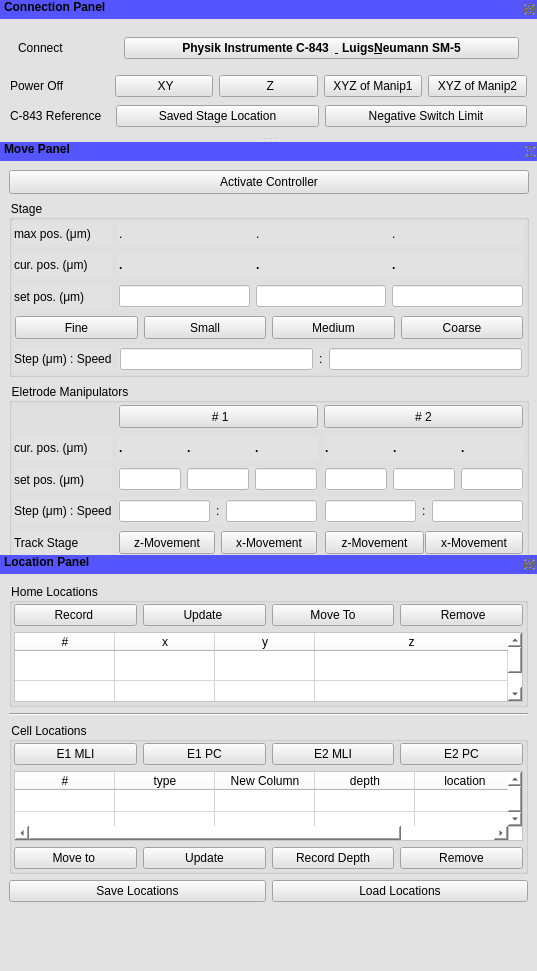
<?xml version="1.0" encoding="UTF-8"?>
<ui version="4.0">
 <class>MainWindow</class>
 <widget class="QMainWindow" name="MainWindow">
  <property name="enabled">
   <bool>true</bool>
  </property>
  <property name="geometry">
   <rect>
    <x>0</x>
    <y>0</y>
    <width>537</width>
    <height>971</height>
   </rect>
  </property>
  <property name="minimumSize">
   <size>
    <width>500</width>
    <height>700</height>
   </size>
  </property>
  <property name="maximumSize">
   <size>
    <width>16777215</width>
    <height>16777215</height>
   </size>
  </property>
  <property name="windowTitle">
   <string>MainWindow</string>
  </property>
  <property name="styleSheet">
   <string notr="true">background-color: rgb(226, 226, 226);</string>
  </property>
  <widget class="QWidget" name="centralwidget">
   <layout class="QGridLayout" name="gridLayout_3">
    <property name="spacing">
     <number>9</number>
    </property>
   </layout>
  </widget>
  <widget class="QDockWidget" name="dockWidget">
   <property name="minimumSize">
    <size>
     <width>395</width>
     <height>127</height>
    </size>
   </property>
   <property name="font">
    <font>
     <weight>75</weight>
     <bold>true</bold>
    </font>
   </property>
   <property name="styleSheet">
    <string notr="true">QDockWidget::title{background:rgb(85, 85, 255);}</string>
   </property>
   <property name="floating">
    <bool>false</bool>
   </property>
   <property name="features">
    <set>QDockWidget::DockWidgetFloatable|QDockWidget::DockWidgetMovable</set>
   </property>
   <property name="windowTitle">
    <string>Connection Panel</string>
   </property>
   <attribute name="dockWidgetArea">
    <number>4</number>
   </attribute>
   <widget class="QWidget" name="dockWidgetContents">
    <layout class="QGridLayout" name="gridLayout_6">
     <item row="5" column="0" colspan="2">
      <widget class="QWidget" name="horizontalWidget" native="true">
       <property name="minimumSize">
        <size>
         <width>0</width>
         <height>0</height>
        </size>
       </property>
       <layout class="QHBoxLayout" name="horizontalLayout_16">
        <property name="margin">
         <number>1</number>
        </property>
        <item>
         <widget class="QLabel" name="label_7">
          <property name="maximumSize">
           <size>
            <width>100</width>
            <height>16777215</height>
           </size>
          </property>
          <property name="text">
           <string>C-843 Reference </string>
          </property>
         </widget>
        </item>
        <item>
         <widget class="QPushButton" name="refLocationBtn">
          <property name="maximumSize">
           <size>
            <width>16777215</width>
            <height>24</height>
           </size>
          </property>
          <property name="text">
           <string>Saved Stage Location</string>
          </property>
         </widget>
        </item>
        <item>
         <widget class="QPushButton" name="refNegativeBtn">
          <property name="maximumSize">
           <size>
            <width>16777215</width>
            <height>24</height>
           </size>
          </property>
          <property name="text">
           <string>Negative Switch Limit</string>
          </property>
         </widget>
        </item>
       </layout>
      </widget>
     </item>
     <item row="3" column="0" colspan="2">
      <widget class="QWidget" name="horizontalWidget" native="true">
       <property name="minimumSize">
        <size>
         <width>0</width>
         <height>0</height>
        </size>
       </property>
       <layout class="QHBoxLayout" name="horizontalLayout_2">
        <property name="margin">
         <number>1</number>
        </property>
        <item>
         <widget class="QLabel" name="label_2">
          <property name="text">
           <string>Power Off</string>
          </property>
         </widget>
        </item>
        <item>
         <widget class="QPushButton" name="C843XYPowerBtn">
          <property name="maximumSize">
           <size>
            <width>16777215</width>
            <height>24</height>
           </size>
          </property>
          <property name="text">
           <string> XY</string>
          </property>
          <property name="checkable">
           <bool>true</bool>
          </property>
          <property name="checked">
           <bool>false</bool>
          </property>
         </widget>
        </item>
        <item>
         <widget class="QPushButton" name="C843ZPowerBtn">
          <property name="maximumSize">
           <size>
            <width>16777215</width>
            <height>24</height>
           </size>
          </property>
          <property name="text">
           <string> Z</string>
          </property>
          <property name="checkable">
           <bool>true</bool>
          </property>
         </widget>
        </item>
        <item>
         <widget class="QPushButton" name="SM5Dev1PowerBtn">
          <property name="maximumSize">
           <size>
            <width>16777215</width>
            <height>24</height>
           </size>
          </property>
          <property name="text">
           <string>XYZ of Manip1</string>
          </property>
          <property name="checkable">
           <bool>true</bool>
          </property>
         </widget>
        </item>
        <item>
         <widget class="QPushButton" name="SM5Dev2PowerBtn">
          <property name="maximumSize">
           <size>
            <width>16777215</width>
            <height>24</height>
           </size>
          </property>
          <property name="text">
           <string>XYZ of Manip2</string>
          </property>
          <property name="checkable">
           <bool>true</bool>
          </property>
         </widget>
        </item>
       </layout>
      </widget>
     </item>
     <item row="1" column="0" colspan="2">
      <widget class="QWidget" name="horizontalWidget" native="true">
       <layout class="QHBoxLayout" name="horizontalLayout_17">
        <item>
         <widget class="QLabel" name="label_8">
          <property name="maximumSize">
           <size>
            <width>100</width>
            <height>16777215</height>
           </size>
          </property>
          <property name="text">
           <string>Connect</string>
          </property>
         </widget>
        </item>
        <item>
         <widget class="QPushButton" name="connectBtn">
          <property name="maximumSize">
           <size>
            <width>16777215</width>
            <height>24</height>
           </size>
          </property>
          <property name="font">
           <font>
            <weight>75</weight>
            <bold>true</bold>
           </font>
          </property>
          <property name="text">
           <string>Physik Instrumente C-843  &amp;  Luigs&amp;Neumann SM-5</string>
          </property>
          <property name="checkable">
           <bool>true</bool>
          </property>
          <property name="default">
           <bool>false</bool>
          </property>
          <property name="flat">
           <bool>false</bool>
          </property>
         </widget>
        </item>
       </layout>
      </widget>
     </item>
    </layout>
   </widget>
  </widget>
  <widget class="QDockWidget" name="dockWidget_5">
   <property name="sizePolicy">
    <sizepolicy hsizetype="Preferred" vsizetype="Preferred">
     <horstretch>0</horstretch>
     <verstretch>0</verstretch>
    </sizepolicy>
   </property>
   <property name="minimumSize">
    <size>
     <width>538</width>
     <height>427</height>
    </size>
   </property>
   <property name="font">
    <font>
     <weight>75</weight>
     <bold>true</bold>
    </font>
   </property>
   <property name="styleSheet">
    <string notr="true">QDockWidget::title{background:rgb(85, 85, 255);}
</string>
   </property>
   <property name="features">
    <set>QDockWidget::DockWidgetFloatable|QDockWidget::DockWidgetMovable</set>
   </property>
   <property name="windowTitle">
    <string>Move Panel</string>
   </property>
   <attribute name="dockWidgetArea">
    <number>1</number>
   </attribute>
   <widget class="QWidget" name="dockWidgetContents_5">
    <layout class="QGridLayout" name="gridLayout_5">
     <item row="0" column="0" colspan="3">
      <widget class="QPushButton" name="controllerActivateBtn">
       <property name="maximumSize">
        <size>
         <width>16777215</width>
         <height>24</height>
        </size>
       </property>
       <property name="styleSheet">
        <string notr="true"/>
       </property>
       <property name="text">
        <string>Activate Controller</string>
       </property>
       <property name="checkable">
        <bool>true</bool>
       </property>
       <property name="checked">
        <bool>false</bool>
       </property>
      </widget>
     </item>
     <item row="1" column="0" colspan="3">
      <widget class="QGroupBox" name="groupBox_3">
       <property name="font">
        <font>
         <weight>50</weight>
         <bold>false</bold>
        </font>
       </property>
       <property name="title">
        <string>Stage</string>
       </property>
       <layout class="QGridLayout" name="gridLayout_2">
        <property name="leftMargin">
         <number>2</number>
        </property>
        <property name="topMargin">
         <number>1</number>
        </property>
        <property name="rightMargin">
         <number>2</number>
        </property>
        <property name="bottomMargin">
         <number>2</number>
        </property>
        <item row="3" column="1">
         <widget class="QWidget" name="horizontalWidget" native="true">
          <layout class="QHBoxLayout" name="horizontalLayout_8">
           <property name="margin">
            <number>1</number>
           </property>
           <item>
            <widget class="QLineEdit" name="setXLocationLineEdit">
             <property name="styleSheet">
              <string notr="true">background-color: rgb(255, 255, 255);</string>
             </property>
             <property name="text">
              <string/>
             </property>
            </widget>
           </item>
           <item>
            <widget class="QLineEdit" name="setYLocationLineEdit">
             <property name="styleSheet">
              <string notr="true">background-color: rgb(255, 255, 255);</string>
             </property>
             <property name="text">
              <string/>
             </property>
            </widget>
           </item>
           <item>
            <widget class="QLineEdit" name="setZLocationLineEdit">
             <property name="styleSheet">
              <string notr="true">background-color: rgb(255, 255, 255);</string>
             </property>
             <property name="text">
              <string/>
             </property>
            </widget>
           </item>
          </layout>
         </widget>
        </item>
        <item row="1" column="0">
         <widget class="QLabel" name="label_9">
          <property name="text">
           <string>max pos. (μm)</string>
          </property>
         </widget>
        </item>
        <item row="4" column="0" colspan="2">
         <widget class="QWidget" name="horizontalWidget" native="true">
          <layout class="QHBoxLayout" name="horizontalLayout">
           <property name="margin">
            <number>1</number>
           </property>
           <item>
            <widget class="QPushButton" name="fineBtn">
             <property name="maximumSize">
              <size>
               <width>16777215</width>
               <height>24</height>
              </size>
             </property>
             <property name="text">
              <string>Fine</string>
             </property>
             <property name="iconSize">
              <size>
               <width>16</width>
               <height>16</height>
              </size>
             </property>
             <property name="checkable">
              <bool>true</bool>
             </property>
             <attribute name="buttonGroup">
              <string notr="true">buttonGroup</string>
             </attribute>
            </widget>
           </item>
           <item>
            <widget class="QPushButton" name="smallBtn">
             <property name="maximumSize">
              <size>
               <width>16777215</width>
               <height>24</height>
              </size>
             </property>
             <property name="text">
              <string>Small</string>
             </property>
             <property name="checkable">
              <bool>true</bool>
             </property>
             <attribute name="buttonGroup">
              <string notr="true">buttonGroup</string>
             </attribute>
            </widget>
           </item>
           <item>
            <widget class="QPushButton" name="mediumBtn">
             <property name="maximumSize">
              <size>
               <width>16777215</width>
               <height>24</height>
              </size>
             </property>
             <property name="text">
              <string>Medium</string>
             </property>
             <property name="checkable">
              <bool>true</bool>
             </property>
             <attribute name="buttonGroup">
              <string notr="true">buttonGroup</string>
             </attribute>
            </widget>
           </item>
           <item>
            <widget class="QPushButton" name="coarseBtn">
             <property name="maximumSize">
              <size>
               <width>16777215</width>
               <height>24</height>
              </size>
             </property>
             <property name="text">
              <string>Coarse</string>
             </property>
             <property name="checkable">
              <bool>true</bool>
             </property>
             <attribute name="buttonGroup">
              <string notr="true">buttonGroup</string>
             </attribute>
            </widget>
           </item>
          </layout>
         </widget>
        </item>
        <item row="3" column="0">
         <widget class="QLabel" name="label_13">
          <property name="text">
           <string>set pos. (μm)</string>
          </property>
         </widget>
        </item>
        <item row="2" column="0">
         <widget class="QLabel" name="label_17">
          <property name="text">
           <string>cur. pos. (μm)</string>
          </property>
         </widget>
        </item>
        <item row="1" column="1">
         <widget class="QWidget" name="horizontalWidget" native="true">
          <layout class="QHBoxLayout" name="horizontalLayout_7">
           <property name="margin">
            <number>1</number>
           </property>
           <item>
            <widget class="QLabel" name="minMaxXLocationValueLabel">
             <property name="text">
              <string>.</string>
             </property>
            </widget>
           </item>
           <item>
            <widget class="QLabel" name="minMaxYLocationValueLabel">
             <property name="font">
              <font>
               <weight>50</weight>
               <bold>false</bold>
              </font>
             </property>
             <property name="text">
              <string>.</string>
             </property>
            </widget>
           </item>
           <item>
            <widget class="QLabel" name="minMaxZLocationValueLabel">
             <property name="font">
              <font>
               <weight>50</weight>
               <bold>false</bold>
              </font>
             </property>
             <property name="text">
              <string>.</string>
             </property>
            </widget>
           </item>
          </layout>
         </widget>
        </item>
        <item row="2" column="1">
         <widget class="QWidget" name="horizontalWidget" native="true">
          <layout class="QHBoxLayout" name="horizontalLayout_9">
           <property name="margin">
            <number>1</number>
           </property>
           <item>
            <widget class="QLabel" name="isXLocationValueLabel">
             <property name="font">
              <font>
               <weight>75</weight>
               <bold>true</bold>
              </font>
             </property>
             <property name="text">
              <string>.</string>
             </property>
            </widget>
           </item>
           <item>
            <widget class="QLabel" name="isYLocationValueLabel">
             <property name="font">
              <font>
               <weight>75</weight>
               <bold>true</bold>
              </font>
             </property>
             <property name="text">
              <string>.</string>
             </property>
            </widget>
           </item>
           <item>
            <widget class="QLabel" name="isZLocationValueLabel">
             <property name="font">
              <font>
               <weight>75</weight>
               <bold>true</bold>
              </font>
             </property>
             <property name="text">
              <string>.</string>
             </property>
            </widget>
           </item>
          </layout>
         </widget>
        </item>
        <item row="5" column="0">
         <widget class="QLabel" name="label_18">
          <property name="text">
           <string>Step (μm) : Speed</string>
          </property>
         </widget>
        </item>
        <item row="5" column="1">
         <widget class="QWidget" name="horizontalWidget" native="true">
          <property name="minimumSize">
           <size>
            <width>0</width>
            <height>0</height>
           </size>
          </property>
          <layout class="QHBoxLayout" name="horizontalLayout_11">
           <property name="margin">
            <number>2</number>
           </property>
           <item>
            <widget class="QLineEdit" name="stepLineEdit">
             <property name="styleSheet">
              <string notr="true">background-color: rgb(255, 255, 255);</string>
             </property>
            </widget>
           </item>
           <item>
            <widget class="QLabel" name="label_19">
             <property name="text">
              <string>:</string>
             </property>
            </widget>
           </item>
           <item>
            <widget class="QLineEdit" name="speedLineEdit">
             <property name="styleSheet">
              <string notr="true">background-color: rgb(255, 255, 255);</string>
             </property>
            </widget>
           </item>
          </layout>
         </widget>
        </item>
       </layout>
      </widget>
     </item>
     <item row="2" column="0" colspan="3">
      <widget class="QGroupBox" name="groupBox_4">
       <property name="font">
        <font>
         <weight>50</weight>
         <bold>false</bold>
        </font>
       </property>
       <property name="title">
        <string>Eletrode Manipulators</string>
       </property>
       <layout class="QGridLayout" name="gridLayout_8">
        <property name="leftMargin">
         <number>2</number>
        </property>
        <property name="topMargin">
         <number>1</number>
        </property>
        <property name="rightMargin">
         <number>2</number>
        </property>
        <property name="bottomMargin">
         <number>2</number>
        </property>
        <item row="3" column="1">
         <widget class="QWidget" name="horizontalWidget" native="true">
          <property name="minimumSize">
           <size>
            <width>0</width>
            <height>0</height>
           </size>
          </property>
          <layout class="QHBoxLayout" name="horizontalLayout_12">
           <property name="margin">
            <number>1</number>
           </property>
           <item>
            <widget class="QLineEdit" name="xSetPosDev1LE">
             <property name="styleSheet">
              <string notr="true">background-color: rgb(255, 255, 255);</string>
             </property>
            </widget>
           </item>
           <item>
            <widget class="QLineEdit" name="ySetPosDev1LE">
             <property name="styleSheet">
              <string notr="true">background-color: rgb(255, 255, 255);</string>
             </property>
            </widget>
           </item>
           <item>
            <widget class="QLineEdit" name="zSetPosDev1LE">
             <property name="styleSheet">
              <string notr="true">background-color: rgb(255, 255, 255);</string>
             </property>
            </widget>
           </item>
          </layout>
         </widget>
        </item>
        <item row="4" column="2">
         <widget class="QWidget" name="horizontalWidget" native="true">
          <layout class="QHBoxLayout" name="horizontalLayout_10">
           <property name="margin">
            <number>1</number>
           </property>
           <item>
            <widget class="QLineEdit" name="device2StepLE">
             <property name="styleSheet">
              <string notr="true">background-color: rgb(255, 255, 255);</string>
             </property>
            </widget>
           </item>
           <item>
            <widget class="QLabel" name="label_12">
             <property name="text">
              <string>:</string>
             </property>
            </widget>
           </item>
           <item>
            <widget class="QLineEdit" name="device2SpeedLE">
             <property name="styleSheet">
              <string notr="true">background-color: rgb(255, 255, 255);</string>
             </property>
            </widget>
           </item>
          </layout>
         </widget>
        </item>
        <item row="2" column="2">
         <widget class="QWidget" name="horizontalWidget" native="true">
          <property name="minimumSize">
           <size>
            <width>0</width>
            <height>0</height>
           </size>
          </property>
          <layout class="QHBoxLayout" name="horizontalLayout_3">
           <property name="margin">
            <number>1</number>
           </property>
           <item>
            <widget class="QLabel" name="xIsPosDev2LE">
             <property name="font">
              <font>
               <weight>75</weight>
               <bold>true</bold>
              </font>
             </property>
             <property name="text">
              <string>.</string>
             </property>
            </widget>
           </item>
           <item>
            <widget class="QLabel" name="yIsPosDev2LE">
             <property name="font">
              <font>
               <weight>75</weight>
               <bold>true</bold>
              </font>
             </property>
             <property name="text">
              <string>.</string>
             </property>
            </widget>
           </item>
           <item>
            <widget class="QLabel" name="zIsPosDev2LE">
             <property name="font">
              <font>
               <weight>75</weight>
               <bold>true</bold>
              </font>
             </property>
             <property name="text">
              <string>.</string>
             </property>
            </widget>
           </item>
          </layout>
         </widget>
        </item>
        <item row="4" column="1">
         <widget class="QWidget" name="horizontalWidget" native="true">
          <property name="minimumSize">
           <size>
            <width>0</width>
            <height>0</height>
           </size>
          </property>
          <layout class="QHBoxLayout" name="horizontalLayout_13">
           <property name="margin">
            <number>1</number>
           </property>
           <item>
            <widget class="QLineEdit" name="device1StepLE">
             <property name="styleSheet">
              <string notr="true">background-color: rgb(255, 255, 255);</string>
             </property>
            </widget>
           </item>
           <item>
            <widget class="QLabel" name="label_6">
             <property name="text">
              <string>:</string>
             </property>
            </widget>
           </item>
           <item>
            <widget class="QLineEdit" name="device1SpeedLE">
             <property name="styleSheet">
              <string notr="true">background-color: rgb(255, 255, 255);</string>
             </property>
            </widget>
           </item>
          </layout>
         </widget>
        </item>
        <item row="3" column="2">
         <widget class="QWidget" name="horizontalWidget" native="true">
          <layout class="QHBoxLayout" name="horizontalLayout_5">
           <property name="margin">
            <number>1</number>
           </property>
           <item>
            <widget class="QLineEdit" name="xSetPosDev2LE">
             <property name="styleSheet">
              <string notr="true">background-color: rgb(255, 255, 255);</string>
             </property>
            </widget>
           </item>
           <item>
            <widget class="QLineEdit" name="ySetPosDev2LE">
             <property name="styleSheet">
              <string notr="true">background-color: rgb(255, 255, 255);</string>
             </property>
            </widget>
           </item>
           <item>
            <widget class="QLineEdit" name="zSetPosDev2LE">
             <property name="styleSheet">
              <string notr="true">background-color: rgb(255, 255, 255);</string>
             </property>
            </widget>
           </item>
          </layout>
         </widget>
        </item>
        <item row="2" column="1">
         <widget class="QWidget" name="horizontalWidget" native="true">
          <property name="minimumSize">
           <size>
            <width>0</width>
            <height>0</height>
           </size>
          </property>
          <layout class="QHBoxLayout" name="horizontalLayout_4">
           <property name="margin">
            <number>1</number>
           </property>
           <item>
            <widget class="QLabel" name="xIsPosDev1LE">
             <property name="font">
              <font>
               <weight>75</weight>
               <bold>true</bold>
              </font>
             </property>
             <property name="text">
              <string>.</string>
             </property>
            </widget>
           </item>
           <item>
            <widget class="QLabel" name="yIsPosDev1LE">
             <property name="font">
              <font>
               <weight>75</weight>
               <bold>true</bold>
              </font>
             </property>
             <property name="text">
              <string>.</string>
             </property>
            </widget>
           </item>
           <item>
            <widget class="QLabel" name="zIsPosDev1LE">
             <property name="font">
              <font>
               <weight>75</weight>
               <bold>true</bold>
              </font>
             </property>
             <property name="text">
              <string>.</string>
             </property>
            </widget>
           </item>
          </layout>
         </widget>
        </item>
        <item row="0" column="1" colspan="2">
         <widget class="QWidget" name="horizontalWidget" native="true">
          <property name="minimumSize">
           <size>
            <width>0</width>
            <height>10</height>
           </size>
          </property>
          <layout class="QHBoxLayout" name="horizontalLayout_15">
           <property name="margin">
            <number>1</number>
           </property>
           <item>
            <widget class="QPushButton" name="activateDev1">
             <property name="maximumSize">
              <size>
               <width>16777215</width>
               <height>24</height>
              </size>
             </property>
             <property name="sizeIncrement">
              <size>
               <width>0</width>
               <height>0</height>
              </size>
             </property>
             <property name="text">
              <string> # 1</string>
             </property>
             <property name="checkable">
              <bool>true</bool>
             </property>
             <attribute name="buttonGroup">
              <string notr="true">buttonGroup_4</string>
             </attribute>
            </widget>
           </item>
           <item>
            <widget class="QPushButton" name="activateDev2">
             <property name="maximumSize">
              <size>
               <width>16777215</width>
               <height>24</height>
              </size>
             </property>
             <property name="text">
              <string># 2</string>
             </property>
             <property name="checkable">
              <bool>true</bool>
             </property>
             <attribute name="buttonGroup">
              <string notr="true">buttonGroup_4</string>
             </attribute>
            </widget>
           </item>
          </layout>
         </widget>
        </item>
        <item row="2" column="0">
         <widget class="QLabel" name="label">
          <property name="text">
           <string>cur. pos. (μm)</string>
          </property>
         </widget>
        </item>
        <item row="3" column="0">
         <widget class="QLabel" name="label_23">
          <property name="text">
           <string>set pos. (μm)</string>
          </property>
         </widget>
        </item>
        <item row="4" column="0">
         <widget class="QLabel" name="label_24">
          <property name="text">
           <string>Step (μm) : Speed</string>
          </property>
         </widget>
        </item>
        <item row="5" column="0">
         <widget class="QLabel" name="label_5">
          <property name="text">
           <string>Track Stage</string>
          </property>
         </widget>
        </item>
        <item row="5" column="1">
         <widget class="QWidget" name="horizontalWidget" native="true">
          <property name="minimumSize">
           <size>
            <width>0</width>
            <height>0</height>
           </size>
          </property>
          <layout class="QHBoxLayout" name="horizontalLayout_6">
           <property name="margin">
            <number>1</number>
           </property>
           <item>
            <widget class="QPushButton" name="trackStageZMovementDev1Btn">
             <property name="minimumSize">
              <size>
               <width>0</width>
               <height>0</height>
              </size>
             </property>
             <property name="maximumSize">
              <size>
               <width>16777215</width>
               <height>24</height>
              </size>
             </property>
             <property name="text">
              <string>z-Movement</string>
             </property>
             <property name="iconSize">
              <size>
               <width>16</width>
               <height>16</height>
              </size>
             </property>
             <property name="checkable">
              <bool>true</bool>
             </property>
            </widget>
           </item>
           <item>
            <widget class="QPushButton" name="trackStageXMovementDev1Btn">
             <property name="maximumSize">
              <size>
               <width>16777215</width>
               <height>24</height>
              </size>
             </property>
             <property name="text">
              <string>x-Movement</string>
             </property>
             <property name="checkable">
              <bool>true</bool>
             </property>
            </widget>
           </item>
          </layout>
         </widget>
        </item>
        <item row="5" column="2">
         <widget class="QWidget" name="horizontalWidget" native="true">
          <layout class="QHBoxLayout" name="horizontalLayout_14">
           <property name="spacing">
            <number>1</number>
           </property>
           <property name="margin">
            <number>1</number>
           </property>
           <item>
            <widget class="QPushButton" name="trackStageZMovementDev2Btn">
             <property name="maximumSize">
              <size>
               <width>16777215</width>
               <height>24</height>
              </size>
             </property>
             <property name="text">
              <string>z-Movement</string>
             </property>
             <property name="checkable">
              <bool>true</bool>
             </property>
            </widget>
           </item>
           <item>
            <widget class="QPushButton" name="trackStageXMovementDev2Btn">
             <property name="maximumSize">
              <size>
               <width>16777215</width>
               <height>24</height>
              </size>
             </property>
             <property name="text">
              <string>x-Movement</string>
             </property>
             <property name="checkable">
              <bool>true</bool>
             </property>
            </widget>
           </item>
          </layout>
         </widget>
        </item>
       </layout>
      </widget>
     </item>
    </layout>
   </widget>
  </widget>
  <widget class="QDockWidget" name="dockWidget_6">
   <property name="font">
    <font>
     <weight>75</weight>
     <bold>true</bold>
    </font>
   </property>
   <property name="styleSheet">
    <string notr="true">QDockWidget::title{background:rgb(85, 85, 255);}</string>
   </property>
   <property name="features">
    <set>QDockWidget::DockWidgetFloatable|QDockWidget::DockWidgetMovable</set>
   </property>
   <property name="windowTitle">
    <string>Location Panel</string>
   </property>
   <attribute name="dockWidgetArea">
    <number>8</number>
   </attribute>
   <widget class="QWidget" name="dockWidgetContents_6">
    <layout class="QGridLayout" name="gridLayout">
     <item row="0" column="0" rowspan="2" colspan="4">
      <widget class="QGroupBox" name="groupBox">
       <property name="font">
        <font>
         <weight>50</weight>
         <bold>false</bold>
        </font>
       </property>
       <property name="title">
        <string>Home Locations</string>
       </property>
       <property name="flat">
        <bool>false</bool>
       </property>
       <layout class="QGridLayout" name="gridLayout_4">
        <property name="leftMargin">
         <number>2</number>
        </property>
        <property name="topMargin">
         <number>1</number>
        </property>
        <property name="rightMargin">
         <number>2</number>
        </property>
        <property name="bottomMargin">
         <number>2</number>
        </property>
        <item row="1" column="0" colspan="4">
         <widget class="QTableWidget" name="homeLocationsTable">
          <property name="styleSheet">
           <string notr="true">background-color: rgb(255, 255, 255);</string>
          </property>
          <property name="rowCount">
           <number>4</number>
          </property>
          <property name="columnCount">
           <number>4</number>
          </property>
          <attribute name="horizontalHeaderStretchLastSection">
           <bool>true</bool>
          </attribute>
          <attribute name="verticalHeaderVisible">
           <bool>false</bool>
          </attribute>
          <row/>
          <row/>
          <row/>
          <row/>
          <column>
           <property name="text">
            <string>#</string>
           </property>
          </column>
          <column>
           <property name="text">
            <string>x</string>
           </property>
          </column>
          <column>
           <property name="text">
            <string>y</string>
           </property>
          </column>
          <column>
           <property name="text">
            <string>z</string>
           </property>
          </column>
         </widget>
        </item>
        <item row="0" column="0">
         <widget class="QPushButton" name="recordHomeLocationBtn">
          <property name="text">
           <string>Record </string>
          </property>
         </widget>
        </item>
        <item row="0" column="3">
         <widget class="QPushButton" name="removeHomeLocationBtn">
          <property name="text">
           <string> Remove</string>
          </property>
         </widget>
        </item>
        <item row="0" column="1">
         <widget class="QPushButton" name="updateHomeLocationBtn">
          <property name="text">
           <string>Update </string>
          </property>
         </widget>
        </item>
        <item row="0" column="2">
         <widget class="QPushButton" name="moveToHomeLocationBtn">
          <property name="text">
           <string>Move To</string>
          </property>
         </widget>
        </item>
       </layout>
      </widget>
     </item>
     <item row="3" column="0" colspan="4">
      <widget class="Line" name="line">
       <property name="minimumSize">
        <size>
         <width>0</width>
         <height>0</height>
        </size>
       </property>
       <property name="orientation">
        <enum>Qt::Horizontal</enum>
       </property>
      </widget>
     </item>
     <item row="4" column="0" colspan="4">
      <widget class="QGroupBox" name="groupBox_2">
       <property name="font">
        <font>
         <weight>50</weight>
         <bold>false</bold>
        </font>
       </property>
       <property name="title">
        <string>Cell Locations</string>
       </property>
       <layout class="QGridLayout" name="gridLayout_7">
        <property name="leftMargin">
         <number>2</number>
        </property>
        <property name="topMargin">
         <number>1</number>
        </property>
        <property name="rightMargin">
         <number>2</number>
        </property>
        <property name="bottomMargin">
         <number>2</number>
        </property>
        <item row="0" column="0">
         <widget class="QPushButton" name="electrode1MLIBtn">
          <property name="maximumSize">
           <size>
            <width>16777215</width>
            <height>24</height>
           </size>
          </property>
          <property name="text">
           <string>E1 MLI</string>
          </property>
         </widget>
        </item>
        <item row="0" column="1">
         <widget class="QPushButton" name="electrode1PCBtn">
          <property name="maximumSize">
           <size>
            <width>16777215</width>
            <height>24</height>
           </size>
          </property>
          <property name="text">
           <string>E1 PC</string>
          </property>
         </widget>
        </item>
        <item row="1" column="0" colspan="4">
         <widget class="QTableWidget" name="cellListTable">
          <property name="maximumSize">
           <size>
            <width>16777215</width>
            <height>115</height>
           </size>
          </property>
          <property name="styleSheet">
           <string notr="true">background-color: rgb(255, 255, 255);</string>
          </property>
          <property name="rowCount">
           <number>4</number>
          </property>
          <attribute name="horizontalHeaderStretchLastSection">
           <bool>true</bool>
          </attribute>
          <attribute name="verticalHeaderVisible">
           <bool>false</bool>
          </attribute>
          <attribute name="verticalHeaderDefaultSectionSize">
           <number>22</number>
          </attribute>
          <attribute name="verticalHeaderMinimumSectionSize">
           <number>16</number>
          </attribute>
          <row/>
          <row/>
          <row/>
          <row/>
          <column>
           <property name="text">
            <string>#</string>
           </property>
          </column>
          <column>
           <property name="text">
            <string>type</string>
           </property>
          </column>
          <column>
           <property name="text">
            <string>New Column</string>
           </property>
          </column>
          <column>
           <property name="text">
            <string>depth</string>
           </property>
          </column>
          <column>
           <property name="text">
            <string>location</string>
           </property>
          </column>
         </widget>
        </item>
        <item row="0" column="2">
         <widget class="QPushButton" name="electrode2MLIBtn">
          <property name="maximumSize">
           <size>
            <width>16777215</width>
            <height>24</height>
           </size>
          </property>
          <property name="text">
           <string>E2 MLI</string>
          </property>
         </widget>
        </item>
        <item row="0" column="3">
         <widget class="QPushButton" name="electrode2PCBtn">
          <property name="maximumSize">
           <size>
            <width>16777215</width>
            <height>24</height>
           </size>
          </property>
          <property name="text">
           <string>E2 PC</string>
          </property>
         </widget>
        </item>
        <item row="2" column="0">
         <widget class="QPushButton" name="moveToItemBtn">
          <property name="maximumSize">
           <size>
            <width>16777215</width>
            <height>24</height>
           </size>
          </property>
          <property name="text">
           <string>Move to </string>
          </property>
         </widget>
        </item>
        <item row="2" column="1">
         <widget class="QPushButton" name="updateItemLocationBtn">
          <property name="maximumSize">
           <size>
            <width>16777215</width>
            <height>24</height>
           </size>
          </property>
          <property name="text">
           <string>Update</string>
          </property>
         </widget>
        </item>
        <item row="2" column="2">
         <widget class="QPushButton" name="recordDepthBtn">
          <property name="maximumSize">
           <size>
            <width>16777215</width>
            <height>24</height>
           </size>
          </property>
          <property name="text">
           <string>Record Depth</string>
          </property>
         </widget>
        </item>
        <item row="2" column="3">
         <widget class="QPushButton" name="removeItemBtn">
          <property name="maximumSize">
           <size>
            <width>16777215</width>
            <height>24</height>
           </size>
          </property>
          <property name="text">
           <string>Remove</string>
          </property>
         </widget>
        </item>
       </layout>
      </widget>
     </item>
     <item row="5" column="2" colspan="2">
      <widget class="QPushButton" name="loadLocationsBtn">
       <property name="maximumSize">
        <size>
         <width>16777215</width>
         <height>24</height>
        </size>
       </property>
       <property name="text">
        <string>Load Locations</string>
       </property>
      </widget>
     </item>
     <item row="5" column="0" colspan="2">
      <widget class="QPushButton" name="saveLocationsBtn">
       <property name="maximumSize">
        <size>
         <width>16777215</width>
         <height>24</height>
        </size>
       </property>
       <property name="text">
        <string>Save Locations</string>
       </property>
      </widget>
     </item>
    </layout>
   </widget>
  </widget>
  <widget class="QStatusBar" name="statusbar">
   <property name="minimumSize">
    <size>
     <width>0</width>
     <height>60</height>
    </size>
   </property>
  </widget>
 </widget>
 <resources/>
 <connections/>
 <buttongroups>
  <buttongroup name="buttonGroup_4"/>
  <buttongroup name="buttonGroup"/>
 </buttongroups>
</ui>
